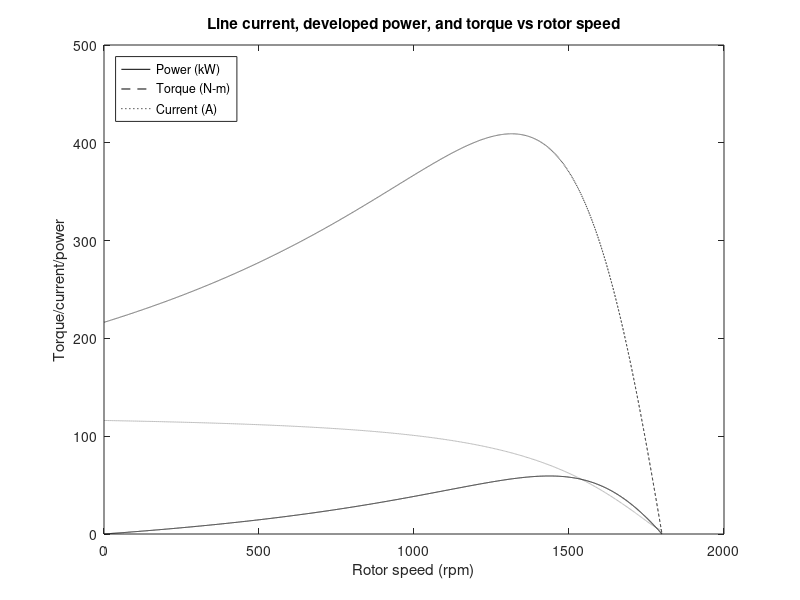

MATLAB code for this plot: (Note: this script raises an error after producing the figure.)
%Leighton Clarke
%ECE 348, HW#5
%May 22, 2017
%This program plots the induced torque, developed power, and line current
%of an induction motor, given a list of specifications. It creates a table
%of motor operating parameters based on the calculated data.

clear all
clc
%Assigned specifications
R1 = 0.45;
R2 = 1.05;
X1 = 1.8;
X2 = 2.1;
Xm = 105;
V = 480;
fe = 60;
Poles = 4;
Prated = 15 * 746;

%Calculate total impedance, currents, developed power, and torque
nsync = 120*fe/Poles;
nm = linspace(0, 1800, 10000);
s = 1 - nm./nsync;
for i = 1:10000
Ztot(i) = R1 + j*X1 + (1/(j*Xm) + 1/(R2*(1+(1-s(i))/s(i)) + j*X2))^-1;
I1(i) = V / Ztot(i);
I2(i) = I1(i) * j*Xm/(R2/s(i) + j*(Xm + X2));
Pdev(i) = 3*I2(i)^2*R2*(1-s(i))/s(i);
Tind(i) = Pdev(i)/(nm(i) / 60 * 2 * pi);
end

%Create plot
plot(nm,abs(Pdev/1000),'k')
hold on
plot(nm,abs(Tind),'--k')
plot(nm,abs(I1),':k')
title('Line current, developed power, and torque vs rotor speed')
xlabel('Rotor speed (rpm)')  
ylabel('Torque/current/power')
legend('Power (kW)','Torque (N-m)','Current (A)','Location','Northwest')

%Parse data for operating parameters
Istart = abs(I1(1));
Inl = abs(I1(10000));
Tpullout = max(abs(Tind));
Pmax = max(abs(Pdev));
Tlockedrotor = abs(Tind(2));

for i = 1:10000
    if (abs(abs(Pdev(i)) - Prated) < 100) && nm(i) > 1000
        nrated = nm(i);
        Irated = abs(I1(i));
        Trated = abs(Tind(i));
        srated = abs(s(i));
    end
end

%Create table
Variable = {'Starting line current';'No-load line current';'Full-load line current';'Locked-rotor torque';'Pullout torque';'Rated torque';'Peak power';'Rated speed';'Slip at rated speed'};
Value = [Istart; Inl; Irated; Tlockedrotor; Tpullout; Trated; Pmax; nrated; srated;];

Unit = categorical({'A';'A';'A';'N-m';'N-m';'N-m';'W';'rpm';'N/A'});
T = table(Value, Unit, 'Rownames', Variable);
disp(T)
